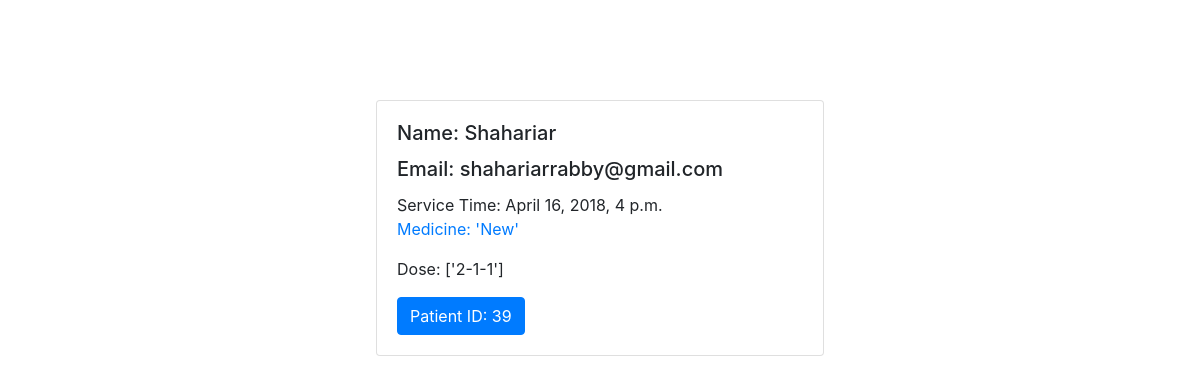
Page /users/?user_id=39 on the committed database.
### form/models.py (models this page shows, shortened)
class Doctor(models.Model):
	name =models.CharField(max_length=20)
	Email =models.CharField(max_length=20)
	content =models.TextField()
	content1 =models.TextField(blank=True)
	date =models.DateTimeField(default=timezone.now)

### form/views.py (the view)
# urls.py: url(r'^users/$', viewname, name='urlname'),
def viewname(request):
	user = request.GET['user_id']
	contents= Doctor.objects.get(pk=user)
	med = [1,2,3]
	med = contents.content
	med = med.replace('[','')
	med = med.replace(']','')
	med = med.replace(' ','')
	med = med.split(',')
	contents ={'contents': contents, 'med':med}
	return render(request,"P2_page.html",contents)

### templates/P2_page.html (shortened to what this page needs)
<!doctype html>
<html lang="en">
  <head>
    <link rel="stylesheet" href="https://maxcdn.bootstrapcdn.com/bootstrap/4.0.0/css/bootstrap.min.css">
  </head>
  <body>
    <div class="container">
   <div class="card" style="width: 28rem;">
  <div class="card-body">
    <h5 class="card-title">Name: {{contents.name}}</h5>
    <h5 class="card-title">Email: {{contents.Email}}</h5>
    Service Time: {{contents.date}}
{% for med in med %}
   <p class="card-text"><a href="{% url 'urlname1' %}?med_id={{med}}">Medicine: {{med}}</a></p>
   {% endfor %}
   <p>Dose: {{contents.content1}}</p></p>
    <a href="{% url 'urlname' %}?user_id={{contents.id}}" class="btn btn-primary">Patient ID: {{contents.id}}</a>
  </div>
</div>
</div>
  </body>
</html>

### templates/P2_page.html (style rules this page uses)
.card { margin: 0 auto; float: none; margin-bottom: 10px; margin-top: 100px; }

### rows in the picture
Doctor: name "Shahariar", Email "shahariarrabby@gmail.com", date "April 16, 2018, 4 p.m.", content1 "['2-1-1']", id "39"

### other values in the picture
{{ med }} "'New'"
